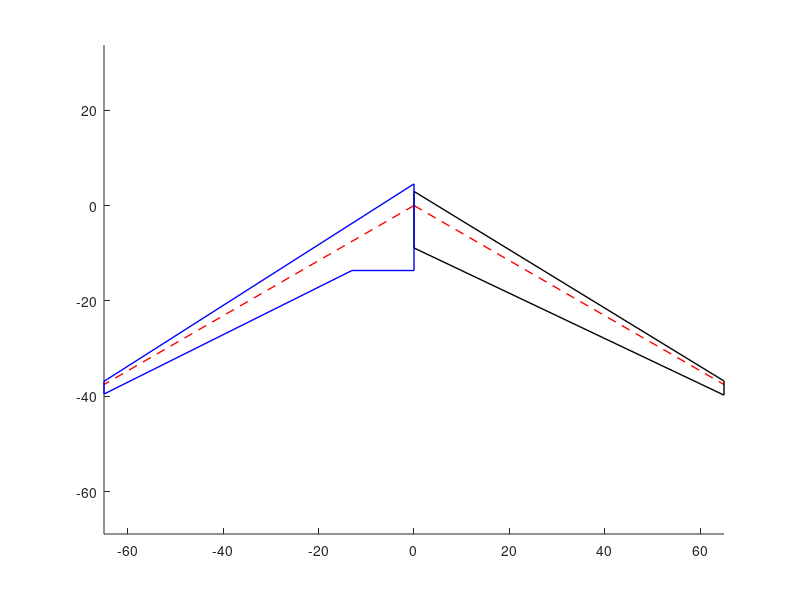

Reproduce this figure in MATLAB.
area = 481.77; % m^2
wing_span = 65; % m
taper_ratio = 0.25;
quarter_chord_sweep = 30; % degrees
trailing_edge_kink = 0.2; % fraction of wing span

% simple design
total_chord = 1 + 1 / taper_ratio;
tip_chord = 2 * area / (wing_span * total_chord);
root_chord = tip_chord / taper_ratio;
qcy = -wing_span * tand(quarter_chord_sweep);
le_tip = qcy + tip_chord / 4;
te_tip = qcy - 3 * tip_chord / 4;
le_root = root_chord / 4;
te_root = -3 * root_chord / 4;
% draw the wing
figure
clf
hold on
plot([0, wing_span], [0, qcy], 'r--', 'LineWidth', 1)
plot([0, wing_span], [le_root, le_tip], 'k-', 'LineWidth', 1)
plot([0, wing_span], [te_root, te_tip], 'k-', 'LineWidth', 1)
plot([0, 0], [le_root, te_root], 'k-', 'LineWidth', 1)
plot([wing_span, wing_span], [le_tip, te_tip], 'k-', 'LineWidth', 1)

% wing with trailing edge kink
kink_span = wing_span * trailing_edge_kink;
extra_area = 0.5 * kink_span ^ 2 * tand(quarter_chord_sweep);
new_area = area - extra_area;
% recalculate the wing
tip_chord2 = 2 * new_area / (wing_span * total_chord);
root_chord2 = tip_chord2 / taper_ratio + kink_span * tand(quarter_chord_sweep);
qcy = -wing_span * tand(quarter_chord_sweep);
le_tip = qcy + tip_chord2 / 4;
te_tip = qcy - 3 * tip_chord2 / 4;
le_root = root_chord2 / 4;
te_root = -3 * root_chord2 / 4;
% draw the wing
hold on
plot([0, -wing_span], [0, qcy], 'r--', 'LineWidth', 1)
plot([0, -wing_span], [le_root, le_tip], 'b-', 'LineWidth', 1)
plot([0, -kink_span], [te_root, te_root], 'b-', 'LineWidth', 1)
plot([-kink_span, -wing_span], [te_root, te_tip], 'b-', 'LineWidth', 1)
plot([0, 0], [le_root, te_root], 'b-', 'LineWidth', 1)
plot([-wing_span, -wing_span], [le_tip, te_tip], 'b-', 'LineWidth', 1)
axis equal
